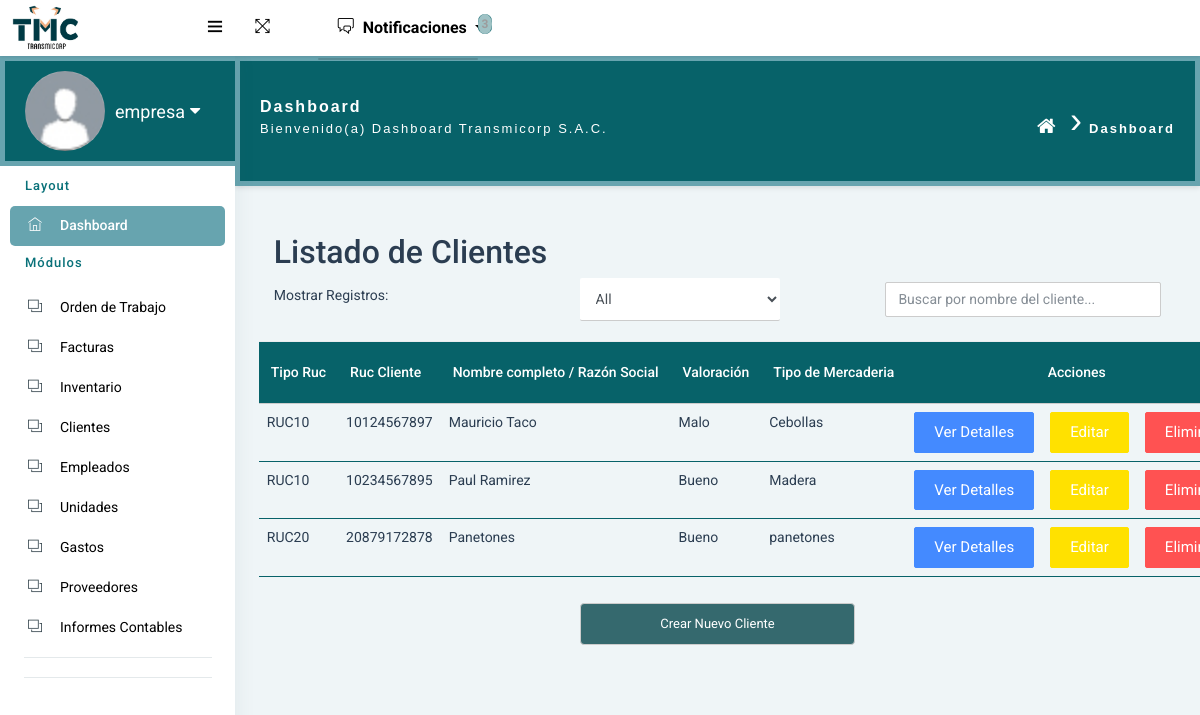
The page /clientes/lista/ (signed in) on the database its author committed.
### clientes/models.py (models this page shows, shortened)
class clientes(models.Model):
	Ruc_Clientes = models.CharField(max_length=11, unique=True)
	Cliente_telefono = models.CharField(max_length=9)
	Cliente_email = models.EmailField()
	Cliente_direccion = models.CharField(max_length=100)
	Valoracion = models.CharField(max_length=20, default='Valor Predeterminado', choices=CLIENTE_VALORACION)
	Tipo_Mercaderia = models.CharField(max_length=200)

class clienteRUC10(clientes):
	Cliente_Nombre = models.CharField(max_length=100)
	Cliente_Apellido = models.CharField(max_length=100)

class clientes(models.Model):
	Ruc_Clientes = models.CharField(max_length=11, unique=True)
	Cliente_telefono = models.CharField(max_length=9)
	Cliente_email = models.EmailField()
	Cliente_direccion = models.CharField(max_length=100)
	Valoracion = models.CharField(max_length=20, default='Valor Predeterminado', choices=CLIENTE_VALORACION)
	Tipo_Mercaderia = models.CharField(max_length=200)

class clienteRUC20(clientes):
	Nombre_Empresa = models.CharField(max_length=100)

### clientes/views.py (the view)
# urls.py: path('lista/', views.lista_clientes, name='lista_clientes'),
@login_required
def lista_clientes(request):
    cliente_ruc10_list = clienteRUC10.objects.all()
    cliente_ruc20_list = clienteRUC20.objects.all()
    return render(request, 'lista_clientes.html', {'cliente_ruc10_list': cliente_ruc10_list, 'cliente_ruc20_list': cliente_ruc20_list})

### templates/lista_clientes.html (shortened to what this page needs)
{% extends "index.html" %}
{% load static %}
{% block content %}
<div class="container">
  <h2>Listado de Clientes</h2>
  <div class="row">
    <div class="col">
      <label for="show-entries">Mostrar Registros:</label>
    </div>
      <div class="col">
      <select id="show-entries" onchange="mostrarEntradas(this.value)" class="form-control">
        <option value="all">All</option>
      </select>
    </div>
    <div class="col">
      <input type="text" id="busqueda" placeholder="Buscar por nombre del cliente..." onkeyup="buscar()" class="form-control">
    </div>
  </div>
</div>
<table class="table" id="tabla-cliente">
  <thead>
    <tr>
      <th>Tipo Ruc</th>
      <th>Ruc Cliente</th>
      <th>Nombre completo / Razón Social </th>
      <th>Valoración</th>
      <th>Tipo de Mercaderia</th>
      <th colspan="3" style="text-align: center;">Acciones</th>
    </tr>
  </thead>
  <tbody>
    {% for cliente_ruc10 in cliente_ruc10_list %}
      <tr>
        <td>RUC10</td>
        <td>{{ cliente_ruc10.Ruc_Clientes }}</td>
        <td>{{ cliente_ruc10.Cliente_Nombre }} {{ cliente_ruc10.Cliente_Apellido }}</td>
        <td>{{ cliente_ruc10.Valoracion }}</td>
        <td>{{ cliente_ruc10.Tipo_Mercaderia }}</td>
        <td>
          <a class="btn btn-primary" href="{% url 'detalle_cliente' cliente_ruc10.pk %}">Ver detalles</a>
        </td>
        <td>
          <a class="btn btn-warning" href="{% url 'editar_cliente_ruc_10' cliente_ruc10.pk %}">Editar</a>
        </td>
        <td>
          <a class="btn btn-danger" href="{% url 'eliminar_clientes' cliente_ruc10.pk %}">Eliminar</a>
        </td>
      </tr>
    {% endfor %}
    {% for cliente_ruc20 in cliente_ruc20_list %}
      <tr>
        <td>RUC20</td>
        <td>{{ cliente_ruc20.Ruc_Clientes }}</td>
        <td>{{ cliente_ruc20.Nombre_Empresa }}</td>
        <td>{{ cliente_ruc20.Valoracion }}</td>
        <td>{{ cliente_ruc20.Tipo_Mercaderia }}</td>
        <td>
          <a class="btn btn-primary" href="{% url 'detalle_cliente_20' cliente_ruc20.pk %}">Ver detalles</a>
        </td>
        <td>
          <a class="btn btn-warning" href="{% url 'editar_cliente_ruc_20' cliente_ruc20.pk %}">Editar</a>
        </td>
        <td>
          <a class="btn btn-danger" href="{% url 'eliminar_clientes' cliente_ruc20.pk %}">Eliminar</a>
        </td>
      </tr>
    {% endfor %}
  </tbody>
</table>
<a class="btn-crear" href="{% url 'formulario_cliente_tipo' %}">Crear Nuevo Cliente</a>
<link rel="stylesheet" type="text/css" href="{% static 'css/green_lista.css' %}">
{% endblock %}

### templates/index.html (shortened to what this page needs)
{% load static %}
<!DOCTYPE html>
<html lang="en">
<head>
    <link rel="stylesheet" href="{% static 'pages/waves/css/waves.min.css' %}" type="text/css" media="all">
      <link rel="stylesheet" type="text/css" href="{% static 'css/bootstrap/css/bootstrap.min.css' %}">
      <link rel="stylesheet" href="{% static 'pages/waves/css/waves.min.css' %}" type="text/css" media="all">
      <link rel="stylesheet" type="text/css" href="{% static 'icon/themify-icons/themify-icons.css' %}">
      <link rel="stylesheet" type="text/css" href="{% static 'icon/font-awesome/css/font-awesome.min.css' %}">
      <link rel="stylesheet" type="text/css" href="{% static 'css/jquery.mCustomScrollbar.css' %}">
        <link rel="stylesheet" href="https://www.amcharts.com/lib/3/plugins/export/export.css" type="text/css" media="all" />
      <link rel="stylesheet" type="text/css" href="{% static 'css/style.css' %}">
      <link rel="stylesheet" type="text/css" href="{% static 'css/style_green.css' %}">
  </head>
  <body>
  <div id="pcoded" class="pcoded">
      <div class="pcoded-container navbar-wrapper border-dark text-dark">
          <nav class="navbar header-navbar pcoded-header  bg-custom border-dark text-dark">
              <div class="navbar-wrapper bg-custom border-dark text-dark">
                  <div class="navbar-logo bg-custom border-dark text-dark">
                      <a class="mobile-menu bg bg-custom waves-effect waves-light text-dark" id="mobile-collapse" href="#!">
                          <i class="ti-menu"></i>
                      </a>
                      <a href="index.html">
                          <img class="img-fluid" src="{% static 'images/logo_.png' %}" alt="Theme-Logo" width="70" height="auto" />
                      </a>
                  </div>
                  <div class="navbar-container container-fluid navbar-light bg bg-success ">
                    <ul class="nav-left bg-custom">
                        <li>
                            <a href="#!" onclick="javascript:toggleFullScreen()" class="waves-effect waves-light">
                                <i class="ti-fullscreen"></i>
                            </a>
                        </li>
                        <div class="nav-left bg-custom">
                            <i class="ti-credit-card"></i>
                        </div>
                        <div class="nav-left bg-custom">
                            <i class="ti-credit-card"></i>
                        </div>
                        {% if request.path != '/' %}
                        <li class="dropdown" id="nuevas-notificaciones-dropdown">
                            <a href="#" id="notificacion" class="dropdown-toggle" data-toggle="dropdown" role="button" aria-haspopup="true" aria-expanded="false">
                            <i class="ti-comments"></i> Notificaciones<span class="badge" style="color: black;">3</span>
                        </a>
                            <ul class="dropdown-menu dropdown-menu-right" id="nuevas-notificaciones-m"></ul>
                        </li>
                        {% endif %}
                    </ul>
                  </div>
              </div>
          </nav>
          <div class="pcoded-main-container">
              <div class="pcoded-wrapper " >
                  <nav class="pcoded-navbar bg-custom">
                      <div class="pcoded-inner-navbar main-menu">
                          <div class="">
                              <div class="main2-menu-header">
                                  <img class="img-80 img-radius bg-custom2" src="{% if user.profile.image %}{{ user.profile.image.url }}{% else %}{% static 'images/avatar-blank.jpg' %}{% endif %}" alt="User-Profile-Image">
                                  <div class="user-details">
                                      <span id="more-details">{{ user.username }}<i class="fa fa-caret-down"></i></span>
                                  </div>
                              </div>
                          </div>
                          <div class="pcoded-navigation-label text-green-custom" data-i18n="nav.category.navigation">Layout</div>
                          <ul class="pcoded-item pcoded-left-item">
                              <li class="active">
                                  <a href="index.html" class="waves-effect waves-dark bg-custom2-dash" >
                                      <span class="pcoded-micon"><i class="ti-home"></i><b>D</b></span>
                                      <span class="pcoded-mtext " data-i18n="nav.dash.main">Dashboard </span>
                                  </a>
                              </li>
                          <div class="pcoded-navigation-label text-green-custom h1" data-i58n="nav.category.forms">Módulos</div>
                          <ul class="pcoded-item pcoded-left-item">
                              <li>
                                  <a href="{% url 'lista_ordenes_trabajo' %}"class="waves-effect waves-dark">
                                      <span class="pcoded-micon"><i class="ti-layers"></i><b>FC</b></span>
                                      <span class="pcoded-mtext" data-i18n="nav.form-components.main">Orden de Trabajo</span>
                                  </a>
                              </li>
                              <li>
                                  <a href="{% url 'lista_facturas' %}"class="waves-effect waves-dark">
                                      <span class="pcoded-micon"><i class="ti-layers"></i><b>FC</b></span>
                                      <span class="pcoded-mtext" data-i18n="nav.form-components.main">Facturas</span>
                                  </a>
                              </li>
                              <li>
                                  <a href="{% url 'lista_inventario' %}">
                                      <span class="pcoded-micon"><i class="ti-layers"></i><b>FC</b></span>
                                      <span class="pcoded-mtext" data-i18n="nav.form-components.main">Inventario</span>
                                  </a>
                              </li>
                              <li>
                                  <a href="{% url 'lista_clientes' %}"class="waves-effect waves-dark">
                                      <span class="pcoded-micon"><i class="ti-layers"></i><b>FC</b></span>
                                      <span class="pcoded-mtext" data-i18n="nav.form-components.main">Clientes</span>
                                  </a>
                              </li>
                              <li>
                                  <a href="{% url 'lista_empleados' %}" class="waves-effect waves-dark">
                                      <span class="pcoded-micon"><i class="ti-layers"></i><b>FC</b></span>
                                      <span class="pcoded-mtext" data-i18n="nav.form-components.main">Empleados</span>
                                  </a>
                              </li>
                              <li>
                                <a href="{% url 'lista_unidades' %}" class="waves-effect waves-dark">
                                    <span class="pcoded-micon"><i class="ti-layers"></i><b>FC</b></span>
                                    <span class="pcoded-mtext" data-i18n="nav.form-components.main">Unidades</span>
                                </a>
                             </li>
                              <li>
                                  <a href="{% url 'lista_gasto' %}" class="waves-effect waves-dark">
                                      <span class="pcoded-micon"><i class="ti-layers"></i><b>FC</b></span>
                                      <span class="pcoded-mtext" data-i18n="nav.form-components.main">Gastos</span>
                                  </a>
                              </li>
                              <li>
                                  <a href="{% url 'lista_proveedores' %}" class="waves-effect waves-dark">
                                      <span class="pcoded-micon"><i class="ti-layers"></i><b>FC</b></span>
                                      <span class="pcoded-mtext" data-i18n="nav.form-components.main">Proveedores</span>
                                  </a>
                              </li>
                              <li>
                                <a href="{% url 'ver_informes_contables' %}" class="waves-effect waves-dark">
                                    <span class="pcoded-micon"><i class="ti-layers"></i><b>FC</b></span>
                                    <span class="pcoded-mtext" data-i18n="nav.form-components.main">Informes Contables</span>
                                </a>
                            </li>
                          </ul>
                  </nav>
                  <div class="pcoded-content ">
                      <div class="page2-header">
                          <div class="page-block">
                              <div class="row align-items-center ">
                                  <div class="col-md-8">
                                      <div class="page-header-title ">
                                          <h5 class="m-b-0">Dashboard</h5>
                                          <p class="m-b-0">Bienvenido(a) Dashboard Transmicorp S.A.C.</p>
                                      </div>
                                  </div>
                                  <div class="col-md-4">
                                      <ul class="breadcrumb-title ">
                                          <li class="breadcrumb2-item">
                                              <a href="index.html"> <i class="fa fa-home"></i> </a>
                                          </li>
                                          <li class="breadcrumb2-item"><a href="#!">Dashboard</a>
                                          </li>
                                      </ul>
                                  </div>
                              </div>
                          </div>
                      </div>
                        <div class="pcoded-inner-content">
                            <div class="main-body">
                                <div class="page-wrapper">
                                    <div class="page-body">
                                        <div class="row" id="aaa">
                                            {% block content %}{% endblock %}
                                        </div>
                                    </div>
                                </div>
                            </div>
                        </div>
                    </div>
                </div>
            </div>
        </div>
    </div>
</body>
</html>

### rows shown on the page
clienteRUC10: Ruc_Clientes "10124567897", Cliente_Nombre "Mauricio", Cliente_Apellido "Taco", Valoracion "Malo", Tipo_Mercaderia "Cebollas"
clienteRUC10: Ruc_Clientes "10234567895", Cliente_Nombre "Paul", Cliente_Apellido "Ramirez", Valoracion "Bueno", Tipo_Mercaderia "Madera"
clienteRUC20: Ruc_Clientes "20879172878", Nombre_Empresa "Panetones", Valoracion "Bueno", Tipo_Mercaderia "panetones"

### other values the page prints
{{ user.username }} "empresa"
